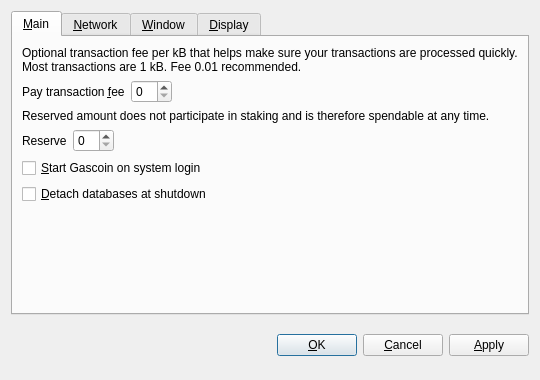
<?xml version="1.0" encoding="UTF-8"?>
<ui version="4.0">
 <class>OptionsDialog</class>
 <widget class="QDialog" name="OptionsDialog">
  <property name="geometry">
   <rect>
    <x>0</x>
    <y>0</y>
    <width>540</width>
    <height>380</height>
   </rect>
  </property>
  <property name="windowTitle">
   <string>Options</string>
  </property>
  <property name="styleSheet">
   <string notr="true">QProgressBar {
        background-color: #333333;
        border-radius: 6px;
        text-align: center;
        color: white;
}

QProgressBar::chunk {
        background: QLinearGradient(x1: 0, y1: 0, x2: 1, y2: 0, stop: 0 #e86941, stop: 1 #e8694f);
        border-radius: 6px; margin: 0px;
}

QScrollArea {
        border-radius: 6px;
        border-width: 0;
        border-style: none;
        padding: 8px;
        background-color: #111;
        color: white;
}

QSpinBox {
        border-radius: 4px;
        border-width: 0;
        border-style: none;
        padding: 8px;
        background-color: #111;
        color: white;
}

QCheckBox {
        border-radius: 4px;
        border-width: 0;
        border-style: none;
        padding: 8px;
        background-color: #111;
        color: white;
}
QVBoxLayout {
        border-radius: 6px;
        border-width: 0;
        border-style: none;
        padding: 8px;
        background-color: #111;
        color: white;
}

QDialog, QMainWindow, QFrame {
	color: white;
	background-color: #333333;
	border: none;
}

QMenu {
	background-color: #333333; color: white;
}

QLabel {
	background-color: transparent;
}

QCheckBox {
    color: white;
}

QFrame#central { background-color: #333333; border: none }
QFrame#frame, QFrame#frame_2, QFrame#frame_3 {
	background-color: #333333;
	border-style: plain;
	border-width: 20px;
	border-radius: 20px;
	border-color: #111;
	min-width: 10em;
	padding: 6px;
}
QLabel[openExternalLinks=true], QHeaderView { color: #aaaaaa }
QLabel[openExternalLinks=false] { color: white; font-weight: normal }
QPushButton, QToolButton {
	border: 4px solid #111;
	border-radius: 12px;
	background-color: #111;
	color: white;
	padding: 6px;
	margin: 6px;
}
QPushButton:pressed, QToolButton:checked {
	color: #e86941;
}
QPushButton:pressed, QToolButton:pressed {
	border-color: #e86941;
	color: #aaaaaa;
}
QPushButton:disabled, QToolButton:disabled {
	color: #444;
	background-color: #222;
}


#scrollAreaWidgetContents QToolButton {
	border-radius: 8px;
	border-width: 0px;
}

/* the background-color is overridden to transparent for mac os x 
   due to the entire toolbar area not being drawable in a regular
   QMainWindow
*/
QToolBar { background: #333333; border: 0px solid black; padding: 3px; }

QToolBar::handle { image: url(handle.png); }
QStatusBar { background: #333333; }
QMenuBar { background: #333333; }
QMenuBar::item { background: #333333; color: white; }

#scrollAreaWidgetContents { background: #222 }
#scrollAreaWidgetContents &gt; QFrame { background-color: #222; border-width: 0px; border-style: none; }

QLineEdit {
	border-radius: 6px;
	border-width: 2px;
	border-color: #222;
	padding: 8px;
	background-color: #111;
	color: white;
}

QComboBox {
	border-radius: 6px;
	border-width: 0;
	border-style: none;
	padding: 8px;
	background-color: #111;
	color: white;
}

QComboBox::drop-down {
	border-width: 0;
	border-style: none;
	background-color: #111;
	color: white;
}

QTableView {
	background: #111;
	color: white;
	border-style: none;
	selection-background-color: #aaaaaa;
    alternate-background-color: #222;
	selection-color: #111;
	border: 0px solid black;
}

QHeaderView { color: #aaaaaa; background-color: #111; background-image: none; }
QHeaderView::section { color: #aaaaaa; background-color: #222; }
QHeaderView::section:checked { background-color: #111; }

QTabWidget {
	background: #111;
}

 QTabWidget::pane {
     border-top: 2px solid #111;
     border: 4px solid #111;
     border-bottom-left-radius: 8px;
     border-bottom-right-radius: 8px;
     border-top-right-radius: 8px;
	background: #111;
 }

 QTabWidget::tab-bar {
     left: 5px; /* move to the right by 5px */
 }

 /* Style the tab using the tab sub-control. Note that
     it reads QTabBar _not_ QTabWidget */
 QTabBar::tab {
     background: #111;
     border: 4px solid #222;
     border-bottom-color: #111; /* same as the pane color */
     border-top-left-radius: 4px;
     border-top-right-radius: 4px;
     min-width: 8ex;
     padding: 4px;
     color: #888;
 }

 QTabBar::tab:selected, QTabBar::tab:hover {
     color: #aaaaaa
 }

 QTabBar::tab:selected {
     border-color: #111; /* same as pane color */
     border-top-color: #aaaaaa;
 }

 QTabBar::tab:!selected {
     margin-top: 2px; /* make non-selected tabs look smaller */
 }

 /* make use of negative margins for overlapping tabs */
 QTabBar::tab:selected {
     /* expand/overlap to the left and right by 4px */
     margin-left: -4px;
     margin-right: -4px;
 }

 QTabBar::tab:first:selected {
     margin-left: 0; /* the first selected tab has nothing to overlap with on the left */
 }

 QTabBar::tab:last:selected {
     margin-right: 0; /* the last selected tab has nothing to overlap with on the right */
 }

 QTabBar::tab:only-one {
     margin: 0; /* if there is only one tab, we don't want overlapping margins */
 }


</string>
  </property>
  <property name="modal">
   <bool>true</bool>
  </property>
  <layout class="QVBoxLayout" name="verticalLayout">
   <item>
    <widget class="QTabWidget" name="tabWidget">
     <property name="autoFillBackground">
      <bool>false</bool>
     </property>
     <property name="styleSheet">
      <string notr="true"/>
     </property>
     <property name="tabPosition">
      <enum>QTabWidget::North</enum>
     </property>
     <property name="currentIndex">
      <number>0</number>
     </property>
     <widget class="QWidget" name="tabMain">
      <attribute name="title">
       <string>&amp;Main</string>
      </attribute>
      <layout class="QVBoxLayout" name="verticalLayout_Main">
       <item>
        <widget class="QLabel" name="transactionFeeInfoLabel">
         <property name="text">
          <string>Optional transaction fee per kB that helps make sure your transactions are processed quickly. Most transactions are 1 kB. Fee 0.01 recommended.</string>
         </property>
         <property name="textFormat">
          <enum>Qt::PlainText</enum>
         </property>
         <property name="wordWrap">
          <bool>true</bool>
         </property>
        </widget>
       </item>
       <item>
        <layout class="QHBoxLayout" name="horizontalLayoutFee">
         <item>
          <widget class="QLabel" name="transactionFeeLabel">
           <property name="text">
            <string>Pay transaction &amp;fee</string>
           </property>
           <property name="textFormat">
            <enum>Qt::PlainText</enum>
           </property>
           <property name="buddy">
            <cstring>transactionFee</cstring>
           </property>
          </widget>
         </item>
         <item>
          <widget class="BitcoinAmountField" name="transactionFee"/>
         </item>
         <item>
          <spacer name="horizontalSpacerFee">
           <property name="orientation">
            <enum>Qt::Horizontal</enum>
           </property>
           <property name="sizeHint" stdset="0">
            <size>
             <width>40</width>
             <height>20</height>
            </size>
           </property>
          </spacer>
         </item>
        </layout>
       </item>
       <item>
        <widget class="QLabel" name="reserveBalanceInfoLabel">
         <property name="text">
          <string>Reserved amount does not participate in staking and is therefore spendable at any time.</string>
         </property>
         <property name="textFormat">
          <enum>Qt::PlainText</enum>
         </property>
         <property name="wordWrap">
          <bool>true</bool>
         </property>
        </widget>
       </item>
       <item>
        <layout class="QHBoxLayout" name="horizontalLayoutReserveBalance">
         <item>
          <widget class="QLabel" name="reserveBalanceLabel">
           <property name="text">
            <string>Reserve</string>
           </property>
           <property name="textFormat">
            <enum>Qt::PlainText</enum>
           </property>
           <property name="buddy">
            <cstring>reserveBalance</cstring>
           </property>
          </widget>
         </item>
         <item>
          <widget class="BitcoinAmountField" name="reserveBalance"/>
         </item>
         <item>
          <spacer name="horizontalSpacerReserveBalance">
           <property name="orientation">
            <enum>Qt::Horizontal</enum>
           </property>
           <property name="sizeHint" stdset="0">
            <size>
             <width>40</width>
             <height>20</height>
            </size>
           </property>
          </spacer>
         </item>
        </layout>
       </item>
       <item>
        <widget class="QCheckBox" name="bitcoinAtStartup">
         <property name="toolTip">
          <string>Automatically start Gascoin after logging in to the system.</string>
         </property>
         <property name="text">
          <string>&amp;Start Gascoin on system login</string>
         </property>
        </widget>
       </item>
       <item>
        <widget class="QCheckBox" name="detachDatabases">
         <property name="toolTip">
          <string>Detach block and address databases at shutdown. This means they can be moved to another data directory, but it slows down shutdown. The wallet is always detached.</string>
         </property>
         <property name="text">
          <string>&amp;Detach databases at shutdown</string>
         </property>
        </widget>
       </item>
       <item>
        <spacer name="verticalSpacer_Main">
         <property name="orientation">
          <enum>Qt::Vertical</enum>
         </property>
         <property name="sizeHint" stdset="0">
          <size>
           <width>20</width>
           <height>40</height>
          </size>
         </property>
        </spacer>
       </item>
      </layout>
     </widget>
     <widget class="QWidget" name="tabNetwork">
      <attribute name="title">
       <string>&amp;Network</string>
      </attribute>
      <layout class="QVBoxLayout" name="verticalLayout_Network">
       <item>
        <widget class="QCheckBox" name="mapPortUpnp">
         <property name="toolTip">
          <string>Automatically open the Gascoin client port on the router. This only works when your router supports UPnP and it is enabled.</string>
         </property>
         <property name="text">
          <string>Map port using &amp;UPnP</string>
         </property>
        </widget>
       </item>
       <item>
        <widget class="QCheckBox" name="connectSocks">
         <property name="toolTip">
          <string>Connect to the Gascoin network through a SOCKS proxy (e.g. when connecting through Tor).</string>
         </property>
         <property name="text">
          <string>&amp;Connect through SOCKS proxy:</string>
         </property>
        </widget>
       </item>
       <item>
        <layout class="QHBoxLayout" name="horizontalLayout_Network">
         <item>
          <widget class="QLabel" name="proxyIpLabel">
           <property name="text">
            <string>Proxy &amp;IP:</string>
           </property>
           <property name="textFormat">
            <enum>Qt::PlainText</enum>
           </property>
           <property name="buddy">
            <cstring>proxyIp</cstring>
           </property>
          </widget>
         </item>
         <item>
          <widget class="QValidatedLineEdit" name="proxyIp">
           <property name="maximumSize">
            <size>
             <width>140</width>
             <height>16777215</height>
            </size>
           </property>
           <property name="toolTip">
            <string>IP address of the proxy (e.g. 127.0.0.1)</string>
           </property>
          </widget>
         </item>
         <item>
          <widget class="QLabel" name="proxyPortLabel">
           <property name="text">
            <string>&amp;Port:</string>
           </property>
           <property name="textFormat">
            <enum>Qt::PlainText</enum>
           </property>
           <property name="buddy">
            <cstring>proxyPort</cstring>
           </property>
          </widget>
         </item>
         <item>
          <widget class="QLineEdit" name="proxyPort">
           <property name="maximumSize">
            <size>
             <width>55</width>
             <height>16777215</height>
            </size>
           </property>
           <property name="toolTip">
            <string>Port of the proxy (e.g. 9050)</string>
           </property>
          </widget>
         </item>
         <item>
          <widget class="QLabel" name="socksVersionLabel">
           <property name="text">
            <string>SOCKS &amp;Version:</string>
           </property>
           <property name="textFormat">
            <enum>Qt::PlainText</enum>
           </property>
           <property name="buddy">
            <cstring>socksVersion</cstring>
           </property>
          </widget>
         </item>
         <item>
          <widget class="QValueComboBox" name="socksVersion">
           <property name="toolTip">
            <string>SOCKS version of the proxy (e.g. 5)</string>
           </property>
          </widget>
         </item>
         <item>
          <spacer name="horizontalSpacer_Network">
           <property name="orientation">
            <enum>Qt::Horizontal</enum>
           </property>
           <property name="sizeHint" stdset="0">
            <size>
             <width>40</width>
             <height>20</height>
            </size>
           </property>
          </spacer>
         </item>
        </layout>
       </item>
       <item>
        <spacer name="verticalSpacer_Network">
         <property name="orientation">
          <enum>Qt::Vertical</enum>
         </property>
         <property name="sizeHint" stdset="0">
          <size>
           <width>20</width>
           <height>40</height>
          </size>
         </property>
        </spacer>
       </item>
      </layout>
     </widget>
     <widget class="QWidget" name="tabWindow">
      <attribute name="title">
       <string>&amp;Window</string>
      </attribute>
      <layout class="QVBoxLayout" name="verticalLayout_Window">
       <item>
        <widget class="QCheckBox" name="minimizeToTray">
         <property name="toolTip">
          <string>Show only a tray icon after minimizing the window.</string>
         </property>
         <property name="text">
          <string>&amp;Minimize to the tray instead of the taskbar</string>
         </property>
        </widget>
       </item>
       <item>
        <widget class="QCheckBox" name="minimizeOnClose">
         <property name="toolTip">
          <string>Minimize instead of exit the application when the window is closed. When this option is enabled, the application will be closed only after selecting Quit in the menu.</string>
         </property>
         <property name="text">
          <string>M&amp;inimize on close</string>
         </property>
        </widget>
       </item>
       <item>
        <spacer name="verticalSpacer_Window">
         <property name="orientation">
          <enum>Qt::Vertical</enum>
         </property>
         <property name="sizeHint" stdset="0">
          <size>
           <width>20</width>
           <height>40</height>
          </size>
         </property>
        </spacer>
       </item>
      </layout>
     </widget>
     <widget class="QWidget" name="tabDisplay">
      <attribute name="title">
       <string>&amp;Display</string>
      </attribute>
      <layout class="QVBoxLayout" name="verticalLayout_Display">
       <item>
        <layout class="QHBoxLayout" name="horizontalLayout_1_Display">
         <item>
          <widget class="QLabel" name="langLabel">
           <property name="text">
            <string>User Interface &amp;language:</string>
           </property>
           <property name="textFormat">
            <enum>Qt::PlainText</enum>
           </property>
           <property name="buddy">
            <cstring>lang</cstring>
           </property>
          </widget>
         </item>
         <item>
          <widget class="QValueComboBox" name="lang">
           <property name="toolTip">
            <string>The user interface language can be set here. This setting will take effect after restarting Gascoin.</string>
           </property>
          </widget>
         </item>
        </layout>
       </item>
       <item>
        <layout class="QHBoxLayout" name="horizontalLayout_2_Display">
         <item>
          <widget class="QLabel" name="unitLabel">
           <property name="text">
            <string>&amp;Unit to show amounts in:</string>
           </property>
           <property name="textFormat">
            <enum>Qt::PlainText</enum>
           </property>
           <property name="buddy">
            <cstring>unit</cstring>
           </property>
          </widget>
         </item>
         <item>
          <widget class="QValueComboBox" name="unit">
           <property name="toolTip">
            <string>Choose the default subdivision unit to show in the interface and when sending coins.</string>
           </property>
          </widget>
         </item>
        </layout>
       </item>
       <item>
        <widget class="QCheckBox" name="displayAddresses">
         <property name="toolTip">
          <string>Whether to show Gascoin addresses in the transaction list or not.</string>
         </property>
         <property name="text">
          <string>&amp;Display addresses in transaction list</string>
         </property>
        </widget>
       </item>
       <item>
        <widget class="QCheckBox" name="coinControlFeatures">
         <property name="toolTip">
          <string>Whether to show coin control features or not.</string>
         </property>
         <property name="text">
          <string>Display coin &amp;control features (experts only!)</string>
         </property>
        </widget>
       </item>
       <item>
        <spacer name="verticalSpacer_Display">
         <property name="orientation">
          <enum>Qt::Vertical</enum>
         </property>
         <property name="sizeHint" stdset="0">
          <size>
           <width>20</width>
           <height>40</height>
          </size>
         </property>
        </spacer>
       </item>
      </layout>
     </widget>
    </widget>
   </item>
   <item>
    <layout class="QHBoxLayout" name="horizontalLayout_Buttons">
     <item>
      <spacer name="horizontalSpacer_1">
       <property name="orientation">
        <enum>Qt::Horizontal</enum>
       </property>
       <property name="sizeHint" stdset="0">
        <size>
         <width>40</width>
         <height>48</height>
        </size>
       </property>
      </spacer>
     </item>
     <item>
      <widget class="QLabel" name="statusLabel">
       <property name="font">
        <font>
         <weight>50</weight>
         <bold>false</bold>
        </font>
       </property>
       <property name="text">
        <string/>
       </property>
       <property name="textFormat">
        <enum>Qt::PlainText</enum>
       </property>
       <property name="wordWrap">
        <bool>true</bool>
       </property>
      </widget>
     </item>
     <item>
      <spacer name="horizontalSpacer_2">
       <property name="orientation">
        <enum>Qt::Horizontal</enum>
       </property>
       <property name="sizeHint" stdset="0">
        <size>
         <width>40</width>
         <height>48</height>
        </size>
       </property>
      </spacer>
     </item>
     <item>
      <widget class="QPushButton" name="okButton">
       <property name="text">
        <string>&amp;OK</string>
       </property>
      </widget>
     </item>
     <item>
      <widget class="QPushButton" name="cancelButton">
       <property name="text">
        <string>&amp;Cancel</string>
       </property>
       <property name="autoDefault">
        <bool>false</bool>
       </property>
      </widget>
     </item>
     <item>
      <widget class="QPushButton" name="applyButton">
       <property name="text">
        <string>&amp;Apply</string>
       </property>
       <property name="autoDefault">
        <bool>false</bool>
       </property>
      </widget>
     </item>
    </layout>
   </item>
  </layout>
 </widget>
 <customwidgets>
  <customwidget>
   <class>QValidatedLineEdit</class>
   <extends>QLineEdit</extends>
   <header>qvalidatedlineedit.h</header>
  </customwidget>
  <customwidget>
   <class>BitcoinAmountField</class>
   <extends>QSpinBox</extends>
   <header>bitcoinamountfield.h</header>
   <container>1</container>
  </customwidget>
  <customwidget>
   <class>QValueComboBox</class>
   <extends>QComboBox</extends>
   <header>qvaluecombobox.h</header>
  </customwidget>
 </customwidgets>
 <resources/>
 <connections/>
</ui>
